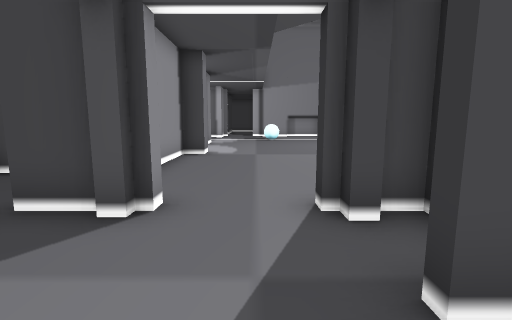
[1] (above)

22 first-person views from a walk through a Godot game level. The camera is 1.2 m above the floor, tilts 8° down and sees 85° across. The floor is counted in squares, 1 m on a side. Each view is taken from the middle of a square. On the plan, view 1 faces up. The plan holds only what a view shows up to about 13 squares ahead; the rest is blank. The place goes on beyond the plan. Some surface patterns are stand-ins.

[2]
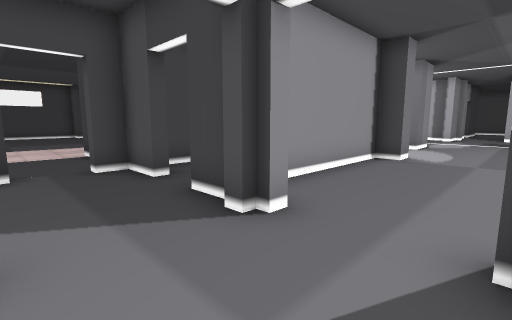

[3]
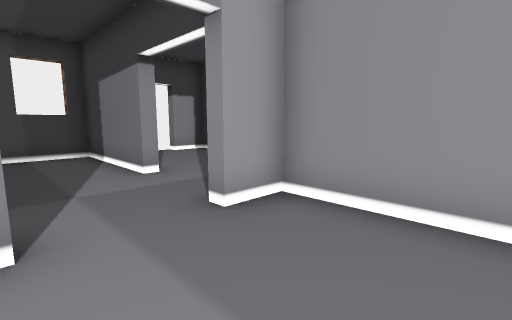

[4]
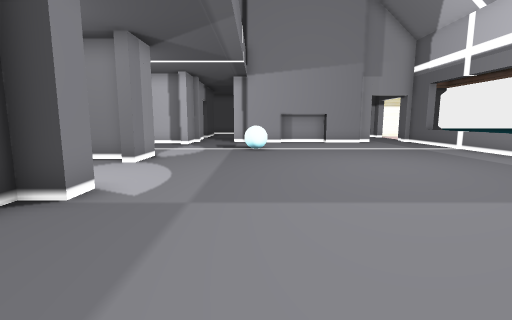

[5]
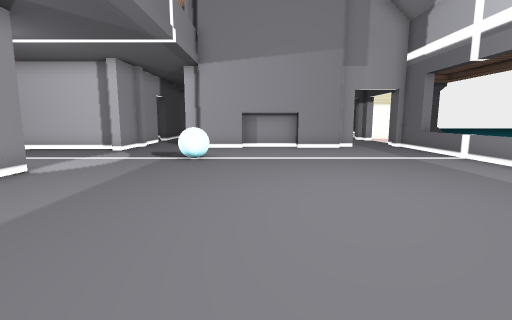

[6]
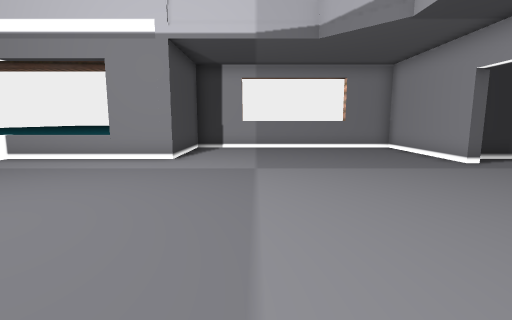

[7]
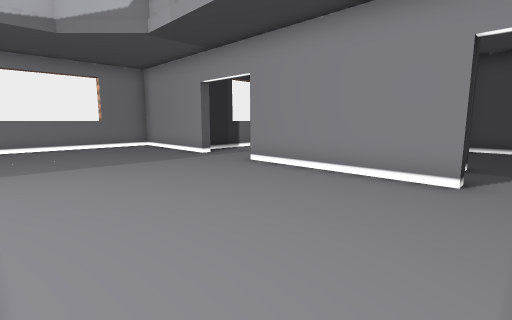

[8]
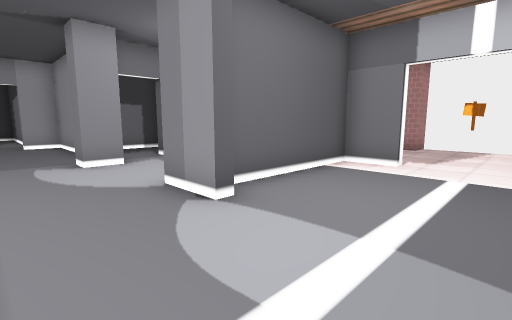

[9]
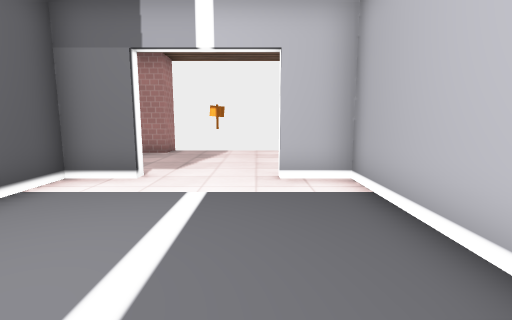

[10]
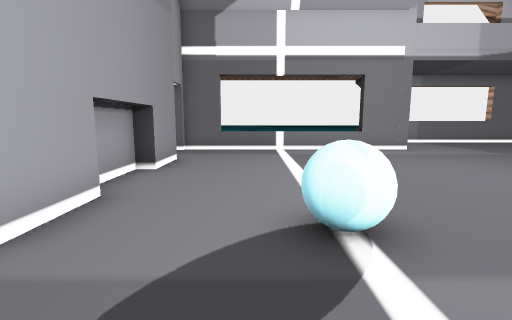

[11]
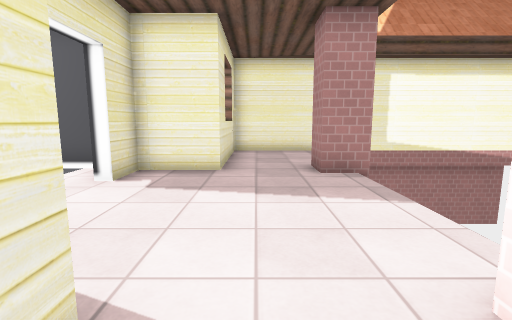

[12]
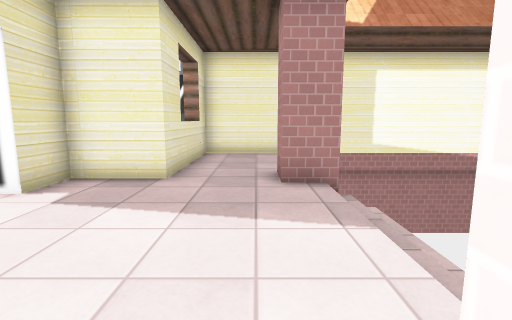

[13]
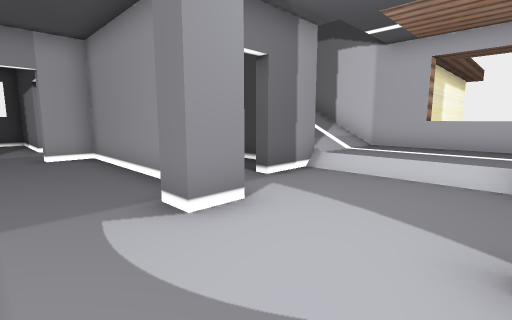

[14]
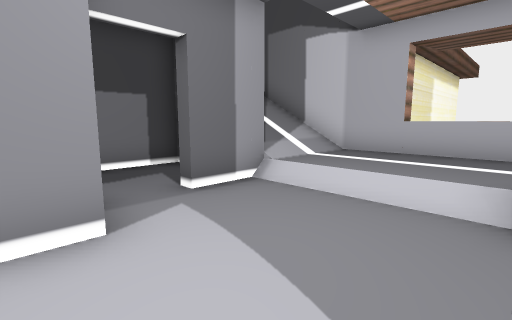

[15]
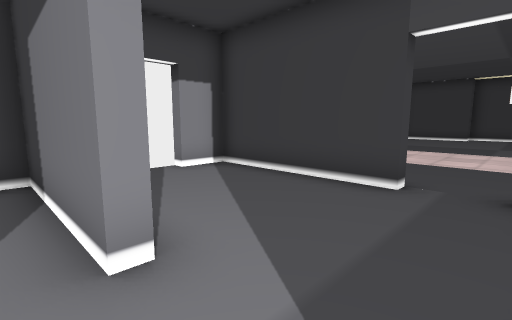

[16]
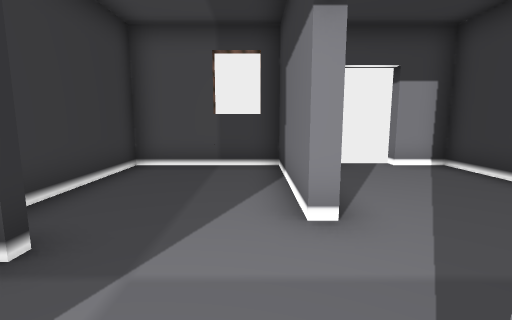

[17]
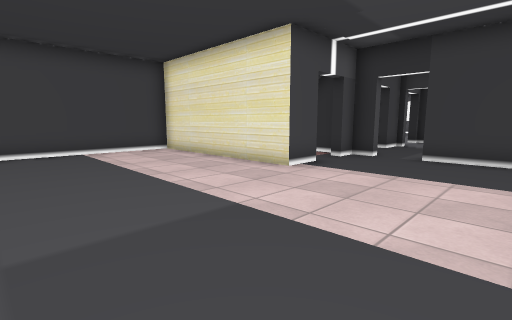

[18]
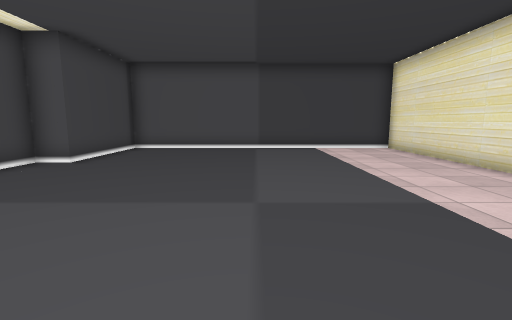

[19]
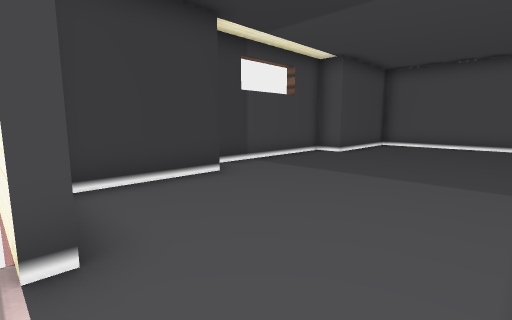

[20]
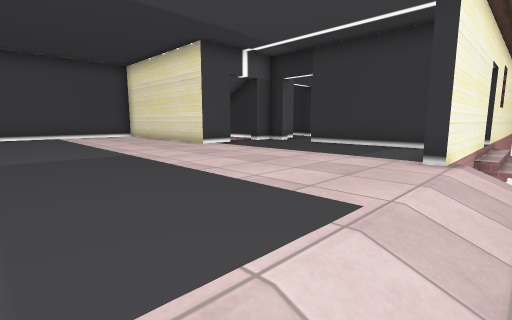

[21]
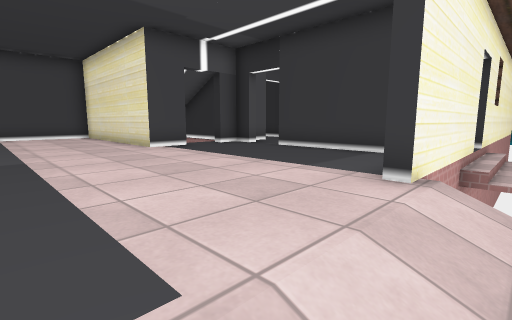

[22]
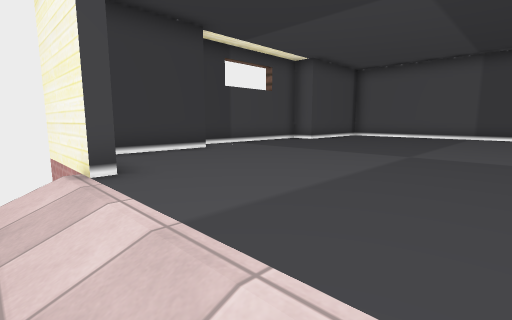

### Floor plan
Key: @ floor where view 1 was taken; # wall or solid block; . main floor; : floor 0.5 m higher than the main floor; / step, stairs or slope; = window, fence, low wall or low ledge; B ball.
Columns run from 23 left of view 1 to 14 right of it. Each row starts with its distance up from view 1.
 22             .       ##.########..#
 21           #. ########............#
 20           /....#.................=
 19          /.......................=
 18          /..............B........=
 17          /.......................=
 16          /.....#.................=
 15           #..########............=
 14           ...#::: ..#............#
 13           ...=:::................#####
 12           ...=:::....................#
 11         ##...#:::...##...............#
 10  #############///##.##...............=
  9  #...........#///##.#................=
  8  #...........#// #..#................=
  7  #...........#/  #..#................=
  6 ##...........#  =####................#
  5 #............#  /#..#................#
  4 #............##.###.##..######..######
  3 #................#......##    ...#
  2 #.......................##     ..#
  1 #................#.......#       =
  0 ##...............#...#.@.#
 -1  #...............#...#...#
 -2  #...............#...#...#
 -3  #...............#...#...#
 -4  ####......../#####/#######
 -5      /////////

Where each view was taken, in squares from view 1:
view 1: 0 up, 0 right, facing up
view 2: 1 up, 1 right, facing up-left
view 3: 7 up, 1 right, facing down-left
view 4: 6 up, 1 right, facing up
view 5: 9 up, 3 right, facing up
view 6: 10 up, 1 right, facing right
view 7: 10 up, 0 right, facing down-right
view 8: 19 up, 0 right, facing down-left
view 9: 19 up, 2 left, facing left
view 10: 19 up, 2 left, facing right
view 11: 22 up, 11 left, facing down
view 12: 21 up, 12 left, facing down
view 13: 14 up, 0 right, facing down-left
view 14: 14 up, 2 left, facing down-left
view 15: 3 up, 1 left, facing down-left
view 16: 4 up, 1 left, facing down
view 17: 1 down, 16 left, facing up-right
view 18: 2 down, 16 left, facing up
view 19: 4 down, 16 left, facing up-left
view 20: 5 down, 16 left, facing up-right
view 21: 5 down, 14 left, facing up-right
view 22: 5 down, 14 left, facing up-left
